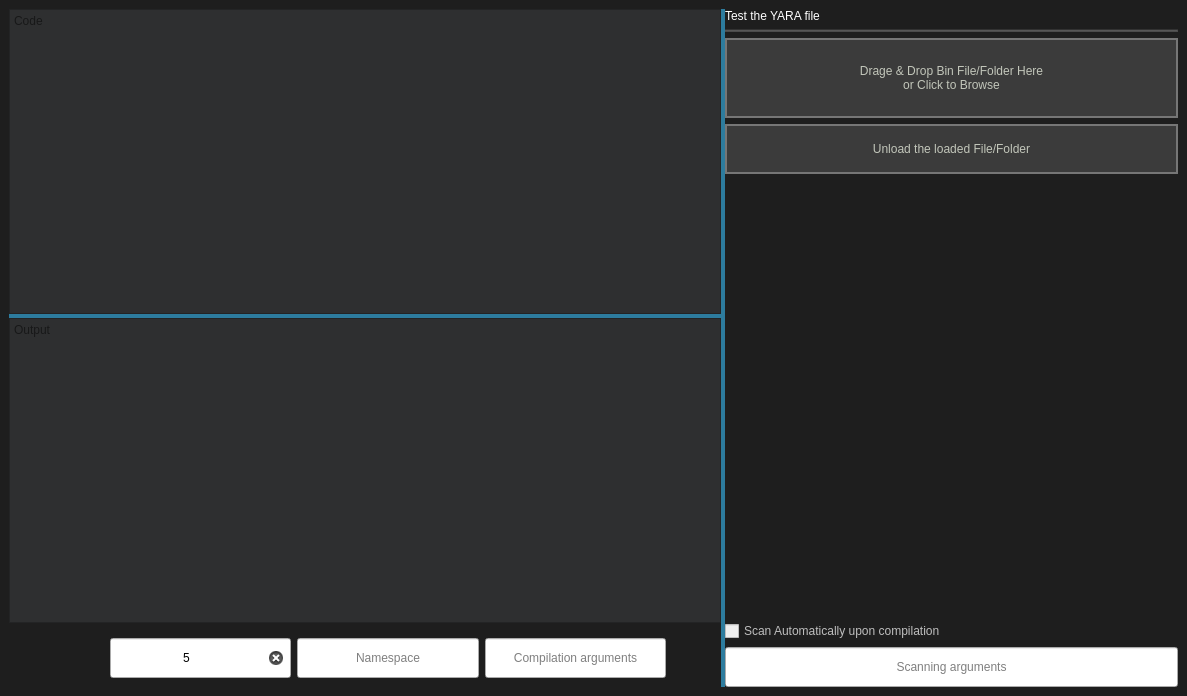
<?xml version="1.0" encoding="UTF-8"?>
<ui version="4.0">
 <class>Widget</class>
 <widget class="QWidget" name="Widget">
  <property name="geometry">
   <rect>
    <x>0</x>
    <y>0</y>
    <width>1187</width>
    <height>696</height>
   </rect>
  </property>
  <property name="acceptDrops">
   <bool>true</bool>
  </property>
  <property name="windowTitle">
   <string>MicroYara</string>
  </property>
  <property name="windowIcon">
   <iconset resource="resources.qrc">
    <normaloff>:/app icon.ico</normaloff>:/app icon.ico</iconset>
  </property>
  <property name="styleSheet">
   <string notr="true">outline:none</string>
  </property>
  <layout class="QVBoxLayout" name="verticalLayout_3">
   <property name="leftMargin">
    <number>0</number>
   </property>
   <property name="topMargin">
    <number>0</number>
   </property>
   <property name="rightMargin">
    <number>0</number>
   </property>
   <property name="bottomMargin">
    <number>0</number>
   </property>
   <item>
    <widget class="QWidget" name="background_wdgt" native="true">
     <property name="acceptDrops">
      <bool>true</bool>
     </property>
     <property name="styleSheet">
      <string notr="true">#background_wdgt{
	background-color: rgb(30, 30, 30);
}</string>
     </property>
     <layout class="QHBoxLayout" name="horizontalLayout_3">
      <item>
       <widget class="QSplitter" name="developing_scanning_splitter">
        <property name="acceptDrops">
         <bool>true</bool>
        </property>
        <property name="styleSheet">
         <string notr="true">QSplitter::handle:horizontal{
width: 4px;
background-color: rgb(45, 124, 158);
}
QSplitter::handle:vertical{
height: 4px;
background-color: rgb(45, 124, 158);
}</string>
        </property>
        <property name="orientation">
         <enum>Qt::Orientation::Horizontal</enum>
        </property>
        <widget class="QWidget" name="widget_2" native="true">
         <layout class="QVBoxLayout" name="verticalLayout_2">
          <property name="leftMargin">
           <number>0</number>
          </property>
          <property name="topMargin">
           <number>0</number>
          </property>
          <property name="rightMargin">
           <number>0</number>
          </property>
          <property name="bottomMargin">
           <number>0</number>
          </property>
          <item>
           <widget class="QSplitter" name="code_compilationresult_splitter">
            <property name="orientation">
             <enum>Qt::Orientation::Vertical</enum>
            </property>
            <widget class="CodeEditor" name="code_editor">
             <property name="styleSheet">
              <string notr="true">QPlainTextEdit{
	background-color: rgb(46, 47, 48);
}</string>
             </property>
             <property name="lineWrapMode">
              <enum>QPlainTextEdit::LineWrapMode::NoWrap</enum>
             </property>
             <property name="placeholderText">
              <string>Code</string>
             </property>
            </widget>
            <widget class="QPlainTextEdit" name="output_txt">
             <property name="styleSheet">
              <string notr="true">QPlainTextEdit{
	background-color: rgb(46, 47, 48);
}</string>
             </property>
             <property name="readOnly">
              <bool>true</bool>
             </property>
             <property name="placeholderText">
              <string>Output</string>
             </property>
            </widget>
           </widget>
          </item>
          <item>
           <widget class="QWidget" name="widget" native="true">
            <layout class="QHBoxLayout" name="horizontalLayout">
             <item>
              <widget class="QPushButton" name="build_btn">
               <property name="sizePolicy">
                <sizepolicy hsizetype="Fixed" vsizetype="Fixed">
                 <horstretch>0</horstretch>
                 <verstretch>0</verstretch>
                </sizepolicy>
               </property>
               <property name="minimumSize">
                <size>
                 <width>40</width>
                 <height>40</height>
                </size>
               </property>
               <property name="maximumSize">
                <size>
                 <width>40</width>
                 <height>40</height>
                </size>
               </property>
               <property name="toolTip">
                <string>&lt;html&gt;&lt;head/&gt;&lt;body&gt;&lt;p&gt;Build the YARA code&lt;br/&gt;&lt;span style=&quot; font-weight:700;&quot;&gt;hint:&lt;/span&gt; it is triggered after the entered timeout&lt;/p&gt;&lt;/body&gt;&lt;/html&gt;</string>
               </property>
               <property name="styleSheet">
                <string notr="true">QPushButton{
background-color: transparent;
border:none;
}</string>
               </property>
               <property name="text">
                <string/>
               </property>
               <property name="icon">
                <iconset resource="resources.qrc">
                 <normaloff>:/hammer.png</normaloff>:/hammer.png</iconset>
               </property>
               <property name="iconSize">
                <size>
                 <width>40</width>
                 <height>40</height>
                </size>
               </property>
              </widget>
             </item>
             <item>
              <widget class="QPushButton" name="clear_output_btn">
               <property name="sizePolicy">
                <sizepolicy hsizetype="Fixed" vsizetype="Fixed">
                 <horstretch>0</horstretch>
                 <verstretch>0</verstretch>
                </sizepolicy>
               </property>
               <property name="minimumSize">
                <size>
                 <width>40</width>
                 <height>40</height>
                </size>
               </property>
               <property name="maximumSize">
                <size>
                 <width>40</width>
                 <height>40</height>
                </size>
               </property>
               <property name="toolTip">
                <string>&lt;html&gt;&lt;head/&gt;&lt;body&gt;&lt;p&gt;Clear the output&lt;/p&gt;&lt;/body&gt;&lt;/html&gt;</string>
               </property>
               <property name="styleSheet">
                <string notr="true">QPushButton{
background-color: transparent;
border:none;
}</string>
               </property>
               <property name="text">
                <string/>
               </property>
               <property name="icon">
                <iconset resource="resources.qrc">
                 <normaloff>:/bin.png</normaloff>:/bin.png</iconset>
               </property>
               <property name="iconSize">
                <size>
                 <width>40</width>
                 <height>40</height>
                </size>
               </property>
              </widget>
             </item>
             <item>
              <widget class="QLineEdit" name="compilation_timeout_txt">
               <property name="minimumSize">
                <size>
                 <width>0</width>
                 <height>40</height>
                </size>
               </property>
               <property name="toolTip">
                <string>Compilation timeout (1-10) seconds</string>
               </property>
               <property name="text">
                <string>5</string>
               </property>
               <property name="alignment">
                <set>Qt::AlignmentFlag::AlignCenter</set>
               </property>
               <property name="placeholderText">
                <string>Compilation timeout (1-10) seconds</string>
               </property>
               <property name="clearButtonEnabled">
                <bool>true</bool>
               </property>
              </widget>
             </item>
             <item>
              <widget class="QLineEdit" name="namespace_txt">
               <property name="minimumSize">
                <size>
                 <width>0</width>
                 <height>40</height>
                </size>
               </property>
               <property name="toolTip">
                <string>Namespace</string>
               </property>
               <property name="text">
                <string/>
               </property>
               <property name="alignment">
                <set>Qt::AlignmentFlag::AlignCenter</set>
               </property>
               <property name="placeholderText">
                <string>Namespace</string>
               </property>
               <property name="clearButtonEnabled">
                <bool>true</bool>
               </property>
              </widget>
             </item>
             <item>
              <widget class="QLineEdit" name="compilation_args_txt">
               <property name="minimumSize">
                <size>
                 <width>0</width>
                 <height>40</height>
                </size>
               </property>
               <property name="toolTip">
                <string>&lt;html&gt;&lt;head/&gt;&lt;body&gt;&lt;p&gt;Compilation arguments&lt;br/&gt;Example&lt;/p&gt;&lt;p&gt;&lt;br/&gt;&lt;span style=&quot; font-weight:700;&quot;&gt;--atom-quality-table=FILE&lt;/span&gt; path to a file with the atom quality table&lt;/p&gt;&lt;p&gt;&lt;span style=&quot; font-weight:700;&quot;&gt;-d, --define=VAR=VALUE&lt;/span&gt; define external variable&lt;/p&gt;&lt;p&gt;&lt;span style=&quot; font-weight:700;&quot;&gt;--fail-on-warnings&lt;/span&gt; fail on warnings&lt;/p&gt;&lt;p&gt;&lt;span style=&quot; font-weight:700;&quot;&gt;-E, --strict-escape&lt;/span&gt; warn on unknown escape sequences&lt;/p&gt;&lt;p&gt;&lt;span style=&quot; font-weight:700;&quot;&gt;--max-strings-per-rule=NUMBER&lt;/span&gt; set maximum number of strings per rule (default=10000)&lt;/p&gt;&lt;p&gt;&lt;span style=&quot; font-weight:700;&quot;&gt;-w, --no-warnings&lt;/span&gt; disable warnings&lt;/p&gt;&lt;/body&gt;&lt;/html&gt;</string>
               </property>
               <property name="text">
                <string/>
               </property>
               <property name="alignment">
                <set>Qt::AlignmentFlag::AlignCenter</set>
               </property>
               <property name="placeholderText">
                <string>Compilation arguments</string>
               </property>
               <property name="clearButtonEnabled">
                <bool>true</bool>
               </property>
              </widget>
             </item>
             <item>
              <widget class="QLabel" name="output_sign_lbl">
               <property name="minimumSize">
                <size>
                 <width>40</width>
                 <height>40</height>
                </size>
               </property>
               <property name="maximumSize">
                <size>
                 <width>40</width>
                 <height>40</height>
                </size>
               </property>
               <property name="toolTip">
                <string>&lt;html&gt;&lt;head/&gt;&lt;body&gt;&lt;p&gt;Compilation process state&lt;/p&gt;&lt;/body&gt;&lt;/html&gt;</string>
               </property>
               <property name="text">
                <string/>
               </property>
              </widget>
             </item>
            </layout>
           </widget>
          </item>
         </layout>
        </widget>
        <widget class="QWidget" name="widget_3" native="true">
         <property name="acceptDrops">
          <bool>true</bool>
         </property>
         <layout class="QVBoxLayout" name="verticalLayout">
          <property name="rightMargin">
           <number>0</number>
          </property>
          <item>
           <widget class="QLabel" name="label">
            <property name="styleSheet">
             <string notr="true">QLabel{
color: white;
font: bold normal 14px &quot;Times New Roman&quot;;
}</string>
            </property>
            <property name="text">
             <string>Test the YARA file</string>
            </property>
           </widget>
          </item>
          <item>
           <widget class="Line" name="line">
            <property name="styleSheet">
             <string notr="true">QFrame{
background-color: rgb(75, 75, 75)
}</string>
            </property>
            <property name="orientation">
             <enum>Qt::Orientation::Horizontal</enum>
            </property>
           </widget>
          </item>
          <item>
           <widget class="QPushButton" name="load_file_folder_btn">
            <property name="minimumSize">
             <size>
              <width>330</width>
              <height>80</height>
             </size>
            </property>
            <property name="cursor">
             <cursorShape>PointingHandCursor</cursorShape>
            </property>
            <property name="acceptDrops">
             <bool>true</bool>
            </property>
            <property name="styleSheet">
             <string notr="true">QPushButton:hover{
background-color: rgb(74, 74, 74);
}
QPushButton{
background-color: rgb(59, 59, 59);
border-style:solid;
border-width:2px;
border-color: rgb(118, 118, 118);
color: rgb(194, 198, 186);
font: bold normal 20px &quot;Times New Roman&quot;;
}
</string>
            </property>
            <property name="text">
             <string>Drage &amp;&amp; Drop Bin File/Folder Here
or Click to Browse</string>
            </property>
           </widget>
          </item>
          <item>
           <widget class="QPushButton" name="unload_loaded_file_folder_btn">
            <property name="minimumSize">
             <size>
              <width>330</width>
              <height>50</height>
             </size>
            </property>
            <property name="styleSheet">
             <string notr="true">QPushButton:hover{
background-color: rgb(74, 74, 74);
}
QPushButton{
background-color: rgb(59, 59, 59);
border-style:solid;
border-width:2px;
border-color: rgb(118, 118, 118);
color: rgb(194, 198, 186);
font: bold normal 20px &quot;Times New Roman&quot;;
}
QPushButton:pressed{
padding-top:2px;
padding-left:2px;
}</string>
            </property>
            <property name="text">
             <string>Unload the loaded File/Folder</string>
            </property>
           </widget>
          </item>
          <item>
           <widget class="QPlainTextEdit" name="loaded_file_folder_path_txt">
            <property name="sizePolicy">
             <sizepolicy hsizetype="Expanding" vsizetype="MinimumExpanding">
              <horstretch>0</horstretch>
              <verstretch>0</verstretch>
             </sizepolicy>
            </property>
            <property name="maximumSize">
             <size>
              <width>16777215</width>
              <height>16777215</height>
             </size>
            </property>
            <property name="styleSheet">
             <string notr="true">QPlainTextEdit{
	background-color: transparent;
}</string>
            </property>
            <property name="frameShape">
             <enum>QFrame::Shape::NoFrame</enum>
            </property>
            <property name="verticalScrollBarPolicy">
             <enum>Qt::ScrollBarPolicy::ScrollBarAsNeeded</enum>
            </property>
            <property name="horizontalScrollBarPolicy">
             <enum>Qt::ScrollBarPolicy::ScrollBarAlwaysOff</enum>
            </property>
            <property name="readOnly">
             <bool>true</bool>
            </property>
            <property name="plainText">
             <string/>
            </property>
            <property name="placeholderText">
             <string>No loaded file or folder</string>
            </property>
           </widget>
          </item>
          <item>
           <widget class="QCheckBox" name="scan_auto_checkbox">
            <property name="enabled">
             <bool>false</bool>
            </property>
            <property name="text">
             <string>Scan Automatically upon compilation</string>
            </property>
           </widget>
          </item>
          <item>
           <widget class="QLineEdit" name="scanning_args_txt">
            <property name="minimumSize">
             <size>
              <width>0</width>
              <height>40</height>
             </size>
            </property>
            <property name="toolTip">
             <string>&lt;html&gt;&lt;head/&gt;&lt;body&gt;&lt;p&gt;Scanning arguments&lt;br/&gt;Example&lt;/p&gt;&lt;p&gt;&lt;span style=&quot; font-weight:700;&quot;&gt;-c, --count&lt;/span&gt; print only number of matches&lt;/p&gt;&lt;p&gt;&lt;span style=&quot; font-weight:700;&quot;&gt;-q, --disable-console-logs&lt;/span&gt; disable printing console log messages&lt;/p&gt;&lt;p&gt;&lt;span style=&quot; font-weight:700;&quot;&gt;-f, --fast-scan&lt;/span&gt; fast matching mode&lt;/p&gt;&lt;p&gt;&lt;span style=&quot; font-weight:700;&quot;&gt;-i, --identifier=IDENTIFIER&lt;/span&gt; print only rules named IDENTIFIER&lt;/p&gt;&lt;p&gt;&lt;span style=&quot; font-weight:700;&quot;&gt;--max-process-memory-chunk=NUMBER&lt;/span&gt; set maximum chunk size while reading process memory (default=1073741824)&lt;/p&gt;&lt;p&gt;&lt;span style=&quot; font-weight:700;&quot;&gt;-l, --max-rules=NUMBER&lt;/span&gt; abort scanning after matching a NUMBER of rules&lt;/p&gt;&lt;p&gt;&lt;span style=&quot; font-weight:700;&quot;&gt;-x, --module-data=MODULE=FILE&lt;/span&gt; pass FILE's content as extra data to MODULE&lt;/p&gt;&lt;p&gt;&lt;span style=&quot; font-weight:700;&quot;&gt;-n, --negate&lt;/span&gt; print only not satisfied rules (negate)&lt;/p&gt;&lt;p&gt;&lt;span style=&quot; font-weight:700;&quot;&gt;-N, --no-follow-symlinks&lt;/span&gt; do not follow symlinks when scanning&lt;/p&gt;&lt;p&gt;&lt;span style=&quot; font-weight:700;&quot;&gt;-m, --print-meta&lt;/span&gt; print metadata&lt;/p&gt;&lt;p&gt;&lt;span style=&quot; font-weight:700;&quot;&gt;-D, --print-module-data&lt;/span&gt; print module data&lt;/p&gt;&lt;p&gt;&lt;span style=&quot; font-weight:700;&quot;&gt;-M, --module-names&lt;/span&gt; show module names&lt;/p&gt;&lt;p&gt;&lt;span style=&quot; font-weight:700;&quot;&gt;-e, --print-namespace&lt;/span&gt; print rules' namespace&lt;/p&gt;&lt;p&gt;&lt;span style=&quot; font-weight:700;&quot;&gt;-S, --print-stats&lt;/span&gt; print rules' statistics&lt;/p&gt;&lt;p&gt;&lt;span style=&quot; font-weight:700;&quot;&gt;-s, --print-strings&lt;/span&gt; print matching strings&lt;/p&gt;&lt;p&gt;&lt;span style=&quot; font-weight:700;&quot;&gt;-L, --print-string-length&lt;/span&gt; print length of matched strings&lt;/p&gt;&lt;p&gt;&lt;span style=&quot; font-weight:700;&quot;&gt;-X, --print-xor-key&lt;/span&gt; print xor key and plaintext of matched strings&lt;/p&gt;&lt;p&gt;&lt;span style=&quot; font-weight:700;&quot;&gt;-g, --print-tags&lt;/span&gt; print tags&lt;/p&gt;&lt;p&gt;&lt;span style=&quot; font-weight:700;&quot;&gt;-r, --recursive&lt;/span&gt; recursively search directories&lt;/p&gt;&lt;p&gt;&lt;span style=&quot; font-weight:700;&quot;&gt;--scan-list&lt;/span&gt; scan files listed in FILE, one per line&lt;/p&gt;&lt;p&gt;&lt;span style=&quot; font-weight:700;&quot;&gt;-z, --skip-larger=NUMBER&lt;/span&gt; skip files larger than the given size when scanning a directory&lt;/p&gt;&lt;p&gt;&lt;span style=&quot; font-weight:700;&quot;&gt;-k, --stack-size=SLOTS&lt;/span&gt; set maximum stack size (default=16384)&lt;/p&gt;&lt;p&gt;&lt;span style=&quot; font-weight:700;&quot;&gt;-t, --tag=TAG&lt;/span&gt; print only rules tagged as TAG&lt;/p&gt;&lt;p&gt;&lt;span style=&quot; font-weight:700;&quot;&gt;-p, --threads=NUMBER&lt;/span&gt; use the specified NUMBER of threads to scan a directory&lt;/p&gt;&lt;p&gt;&lt;span style=&quot; font-weight:700;&quot;&gt;-a, --timeout=SECONDS&lt;/span&gt; abort scanning after the given number of SECONDS&lt;/p&gt;&lt;/body&gt;&lt;/html&gt;</string>
            </property>
            <property name="text">
             <string/>
            </property>
            <property name="alignment">
             <set>Qt::AlignmentFlag::AlignCenter</set>
            </property>
            <property name="placeholderText">
             <string>Scanning arguments</string>
            </property>
            <property name="clearButtonEnabled">
             <bool>true</bool>
            </property>
           </widget>
          </item>
         </layout>
        </widget>
       </widget>
      </item>
     </layout>
    </widget>
   </item>
  </layout>
 </widget>
 <customwidgets>
  <customwidget>
   <class>CodeEditor</class>
   <extends>QPlainTextEdit</extends>
   <header>codeeditor.h</header>
  </customwidget>
 </customwidgets>
 <resources>
  <include location="resources.qrc"/>
 </resources>
 <connections/>
</ui>
